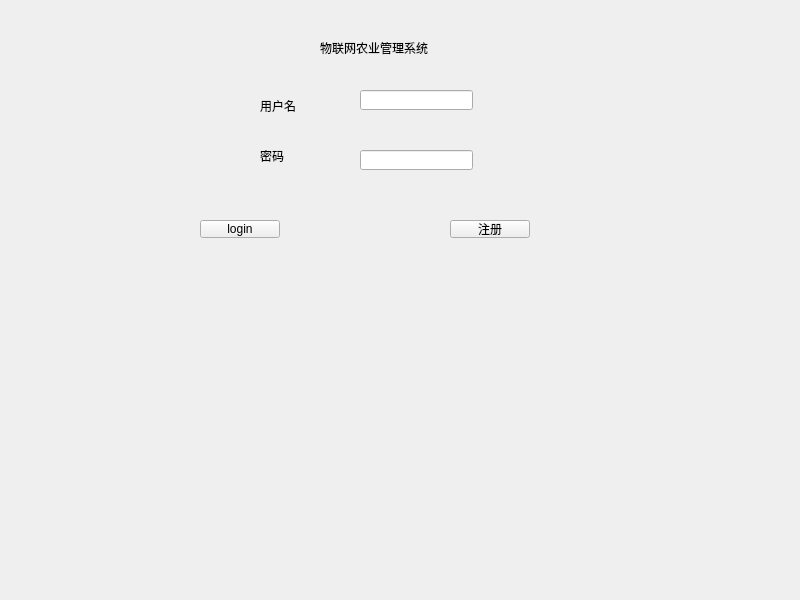
<?xml version="1.0" encoding="UTF-8"?>
<ui version="4.0">
 <class>Widget</class>
 <widget class="QWidget" name="Widget">
  <property name="geometry">
   <rect>
    <x>0</x>
    <y>0</y>
    <width>800</width>
    <height>600</height>
   </rect>
  </property>
  <property name="windowTitle">
   <string>Widget</string>
  </property>
  <widget class="QLabel" name="label">
   <property name="geometry">
    <rect>
     <x>260</x>
     <y>100</y>
     <width>40</width>
     <height>12</height>
    </rect>
   </property>
   <property name="text">
    <string>用户名</string>
   </property>
  </widget>
  <widget class="QLabel" name="label_2">
   <property name="geometry">
    <rect>
     <x>260</x>
     <y>150</y>
     <width>40</width>
     <height>12</height>
    </rect>
   </property>
   <property name="text">
    <string>密码</string>
   </property>
  </widget>
  <widget class="QLineEdit" name="idLineEdit">
   <property name="geometry">
    <rect>
     <x>360</x>
     <y>90</y>
     <width>113</width>
     <height>20</height>
    </rect>
   </property>
  </widget>
  <widget class="QLineEdit" name="pdLineEdit">
   <property name="geometry">
    <rect>
     <x>360</x>
     <y>150</y>
     <width>113</width>
     <height>20</height>
    </rect>
   </property>
  </widget>
  <widget class="QLabel" name="label_3">
   <property name="geometry">
    <rect>
     <x>320</x>
     <y>40</y>
     <width>151</width>
     <height>16</height>
    </rect>
   </property>
   <property name="text">
    <string>物联网农业管理系统</string>
   </property>
  </widget>
  <widget class="QPushButton" name="insert">
   <property name="geometry">
    <rect>
     <x>450</x>
     <y>220</y>
     <width>80</width>
     <height>18</height>
    </rect>
   </property>
   <property name="text">
    <string>注册</string>
   </property>
  </widget>
  <widget class="QPushButton" name="login">
   <property name="geometry">
    <rect>
     <x>200</x>
     <y>220</y>
     <width>80</width>
     <height>18</height>
    </rect>
   </property>
   <property name="text">
    <string>login</string>
   </property>
  </widget>
 </widget>
 <resources/>
 <connections/>
</ui>
